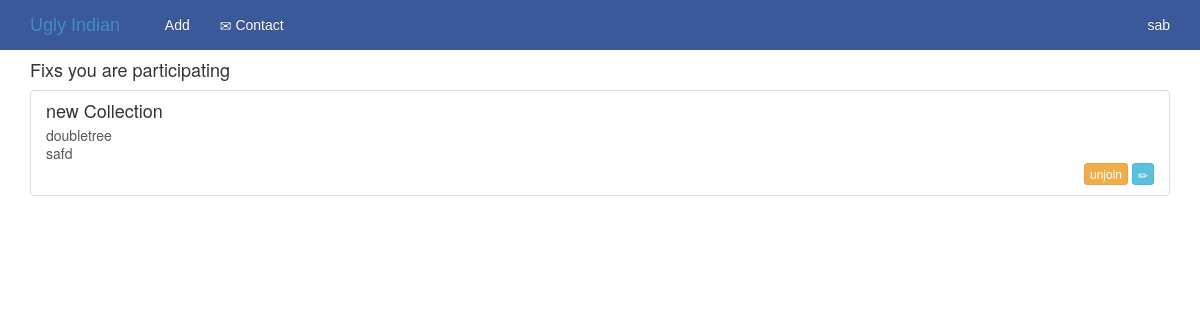
Before: /event/my/ (signed in) with the older database file.
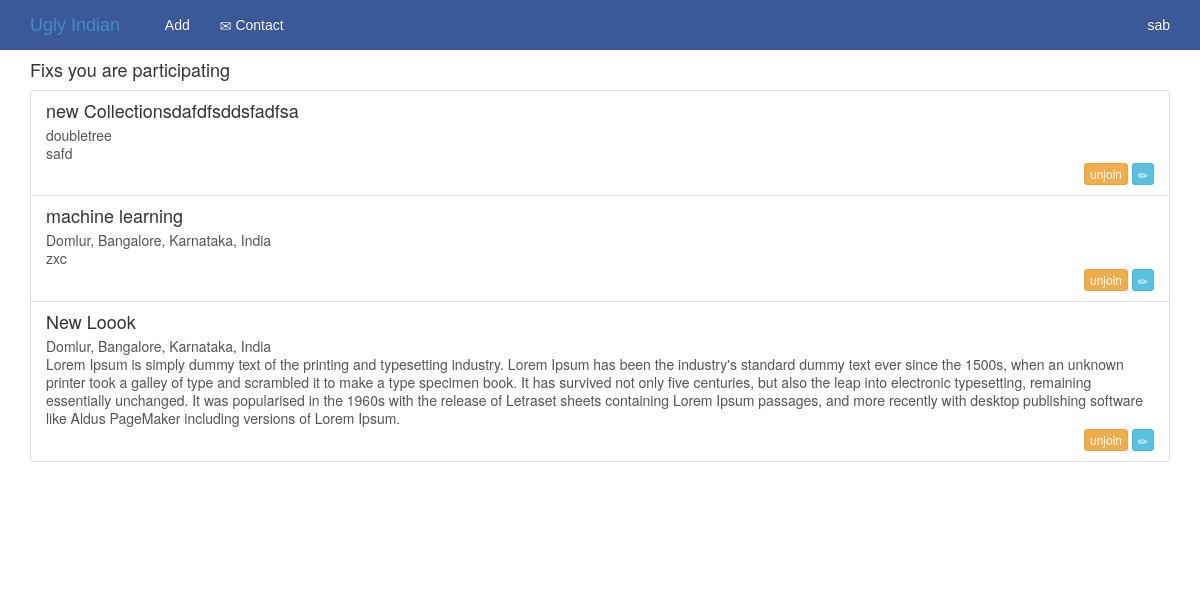
After: the same page with the newer database file.
### event/models.py (models this page shows, shortened)
class Event(models.Model):
    name         = models.CharField(max_length = 30)
    user         = models.ForeignKey(User)
    slug         = models.SlugField(max_length = 50)
    desc         = models.TextField()
    address      = models.CharField(max_length = 100)
    lat          = models.FloatField()
    lng          = models.FloatField()
    date         = models.DateTimeField()
    posted       = models.DateTimeField(auto_now = True)
    state        = models.CharField(max_length = 10, choices = STATE, default = ACTIVE)
    participants = models.ManyToManyField(User, related_name = 'events')
    pic_before   = models.ImageField(upload_to = '%Y/%m/%d')
    pic_after    = models.ImageField(null = True, blank=True, upload_to = '/')

### event/views.py (the view)
class UserEventList(EventList):
    template_name = "event/user_event_list.html"
    def get_queryset(self):
        return self.request.user.events.all()

### event/views.py (called while the page is built)
    def get_context_data(self, *args, **kwargs):
        context = super(EventList, self).get_context_data(*args, **kwargs)
        if self.request.user.is_authenticated():
            context['user_events'] = [e.id for e in self.request.user.events.all()]
        return context

### templates/event/user_event_list.html
{% extends "base1.html" %}
{% block content %}
<h4> Fixs you are participating </h4>
<div class="list-group">
  {% for x in events %}
  <a href="#" class="list-group-item clearfix">
    <h4 class="list-group-item-heading">{{x.name}}</h4>
    <p class="list-group-item-text">{{x.address}}</p>
    <p class="list-group-item-text">
      {{x.desc}}
    </p>
    <span class="pull-right">
     <button class="btn btn-warning btn-xs" onclick="location.href='{% url 'unjoin' pk=x.id %}'">unjoin</button>
     {% if x.user.pk == user.pk %}
     <button class="btn btn-info btn-xs" onclick="location.href='{% url 'edit-event' slug=x.slug %}'">
       <span class="glyphicon glyphicon-pencil"></span>
     </button>
     {% endif %}
    </span>
  </a>
{% endfor %}
</div>
{% endblock %}

### templates/base1.html (shortened to what this page needs)
{% load staticfiles %}
<!DOCTYPE html>
<html lang="en"><head>
    <link href={% static "css/bootstrap.css" %} rel="stylesheet">
    <link href={% static "css/navbar.css" %} rel="stylesheet">
    <link href={% static "css/custom.css" %} rel="stylesheet">
    <link href={% static "css/starter-template.css" %} rel="stylesheet">
  </head>
  <body>
    <div class="navbar navbar-fixed-top navbar-blue" role="navigation">
      <div class="container">
        <div class="navbar-header">
          <a class="navbar-brand" href="/">Ugly Indian</a>
        </div>
        <div class="collapse navbar-collapse">
          <ul class="nav navbar-nav">
            <li class="active"><a href="{% url 'add-event' %}"><span class="glyphicon glyphicon-plus-sign"></span>&nbsp;Add</a></li>
            <li><a href="mailto:shabi@fossix.org"><span class="glyphicon glyphicon-envelope"></span>&nbsp;Contact</a></li>
          </ul>
	  {% if user.is_authenticated %}
	  <ul class="nav navbar-nav navbar-right">
	    <li class="dropdown">
              <a class="dropdown-toggle" data-toggle="dropdown" href="#">
		<i class="glyphicon glyphicon-user"></i>{{user.username}}
              </a>
	    </li>
	  </ul>
	  {% else %}
	  <ul class="nav navbar-nav">
            <li class="active"><a href="{% url 'auth_login' %}"><span class="glyphicon glyphicon-plus-sign"></span>&nbsp;Login</a></li>
            <li><a href="{% url 'registration_register' %}"><span class="glyphicon glyphicon-envelope"></span>&nbsp;Sign up</a></li>
          </ul>
	  {% endif %}
        </div>
      </div>
    </div>
    <div class="container">
      {% block content %}{% endblock %}
      <div class="starter-template">
      </div>
    </div>
</body></html>

### static/css/navbar.css (style rules this page uses)
body { padding-top: 20px; padding-bottom: 20px; }
.navbar { margin-bottom: 20px; }

### static/css/starter-template.css (style rules this page uses)
body { padding-top: 50px; }
.starter-template { padding: 40px 15px; text-align: center; }

### templates/base1.html (style rules this page uses)
.navbar-blue { border-width: 0px; background-color: rgb(59, 89, 153); color: rgb(255, 255, 255); font-family: arial,sans-serif; font-color: "fff"; top: 0px; position: fixed; width: inherit; }
.navbar .nav > li > a { text-decoration: none; text-shadow: 0 -1px 0 rgba(0, 0, 0, 0.25); color: #fff; }

Changed rows visible on the page:
changed Event "doubletree": name "new Collection" → "new Collectionsdafdfsddsfadfsa"
now on this page (row unchanged): Event: name "machine learning", address "Domlur, Bangalore, Karnataka, India", desc "zxc"
added Event: name "New Loook", address "Domlur, Bangalore, Karnataka, India", desc "Lorem Ipsum is simply dummy text of the printing and typesetting industry. Lorem Ipsum has been the industry's standard dummy text ever since the 1500s, when an unknown printer took a galley of type and scrambled it to make a type specimen book. It has survived not only five centuries, but also the leap into electronic typesetting, remaining essentially unchanged. It was popularised in the 1960s with the release of Letraset sheets containing Lorem Ipsum passages, and more recently with desktop publishing software like Aldus PageMaker including versions of Lorem Ipsum."
